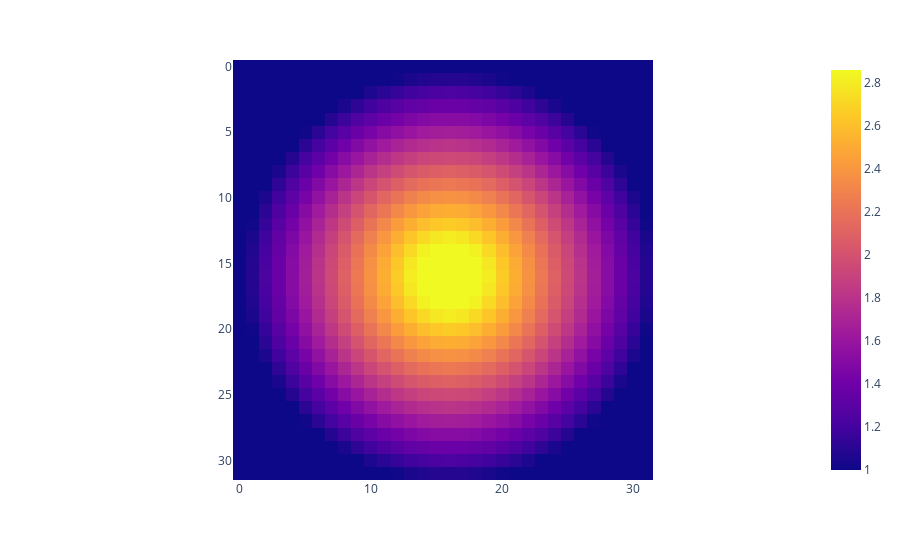

The code cell stored with this chart in its notebook:
### Code cell
dst = get_weight_map(cuts[0].shape, inverted=True)
fig = px.imshow(dst[0])
fig.show()

### Figure 1 — Plotly figure (JSON) as saved in the notebook; plotly's stock layout.template omitted (floating-point values rounded to 4 significant figures; data arrays with more than 128 entries replaced by an {"elided": "..."} marker saying what was removed)
{"data": [{"coloraxis": "coloraxis", "hovertemplate": "x: %{x}<br>y: %{y}<br>color: %{z}<extra></extra>", "name": "0", "type": "heatmap", "xaxis": "x", "yaxis": "y", "z": {"elided": "32x32 float values"}}], "layout": {"coloraxis": {"colorscale": [[0, "#0d0887"], [0.1111, "#46039f"], [0.2222, "#7201a8"], [0.3333, "#9c179e"], [0.4444, "#bd3786"], [0.5556, "#d8576b"], [0.6667, "#ed7953"], [0.7778, "#fb9f3a"], [0.8889, "#fdca26"], [1, "#f0f921"]]}, "margin": {"t": 60}, "xaxis": {"anchor": "y", "constrain": "domain", "domain": [0, 1], "scaleanchor": "y"}, "yaxis": {"anchor": "x", "autorange": "reversed", "constrain": "domain", "domain": [0, 1]}}}
